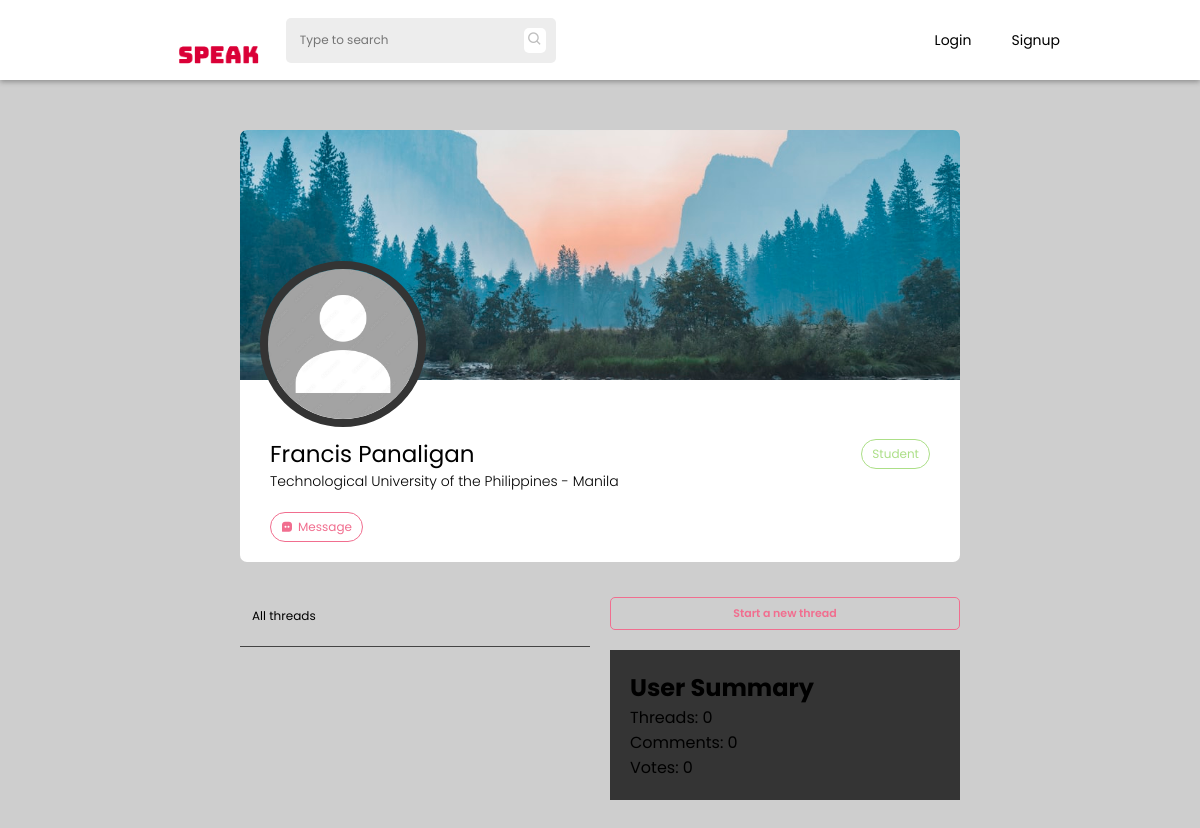
The app's page /profile.php?view=u627fe814b5bfd, older data.
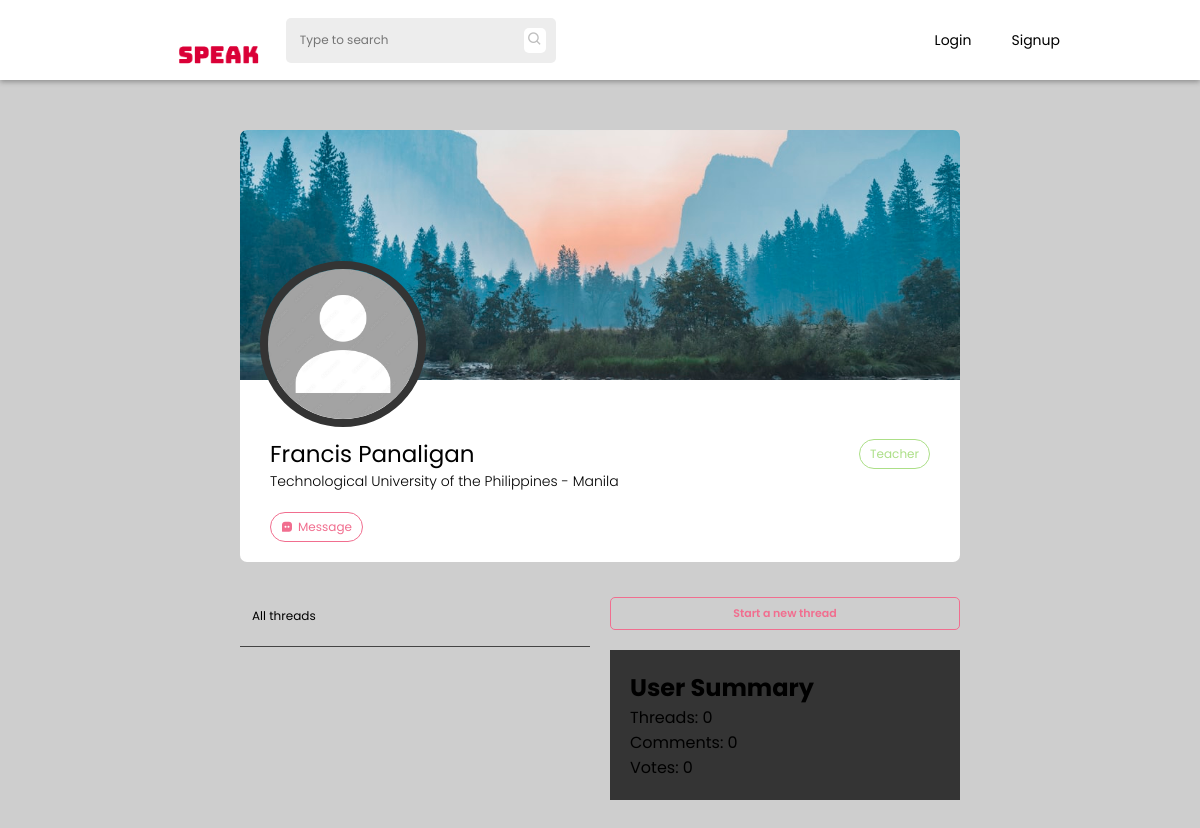
The same page, newer data.
### tables this page shows
CREATE TABLE `users` (
  `id` int(11) NOT NULL,
  `uid` varchar(255) NOT NULL,
  `firstname` varchar(255) NOT NULL,
  `lastname` varchar(255) NOT NULL,
  `email` varchar(255) NOT NULL,
  `password` varchar(255) NOT NULL,
  `avatar` varchar(255) NOT NULL DEFAULT 'assets/images/avatar/default.jpg',
  `cover` varchar(255) NOT NULL DEFAULT 'assets/images/avatar/default-cover.jpg',
  `birthdate` date NOT NULL,
  `privileged` tinyint(1) NOT NULL DEFAULT 0,
  `campus` varchar(100) NOT NULL DEFAULT 'Manila',
  `bio` text NOT NULL,
  `account_type` varchar(255) NOT NULL DEFAULT 'student',
  `restricted` tinyint(1) DEFAULT 0,
  `restricted_reason` varchar(255) DEFAULT NULL
);

### php-scripts/profile-scripts.php (called while the page is built, shortened)
<?php
    include('db.php');
    if(isset($_GET['view'])){
        $id = mysqli_real_escape_string($conn, $_GET['view']);
        $query = mysqli_query($conn, "SELECT * FROM users WHERE uid='$id'");
        $data = mysqli_fetch_array($query);
    }
?>

### profile.php (the view, shortened to what this page needs)
<?php
    include('php-scripts/profile-scripts.php');
?>
<!DOCTYPE html>
<html lang="en">
<head>
    <link rel="stylesheet" href="styles/default.css">
    <link rel="stylesheet" href="styles/navbar.css">
    <link rel="stylesheet" href="styles/profile.css">
    <link href='https://unpkg.com/boxicons@2.1.2/css/boxicons.min.css' rel='stylesheet'>
</head>
<body>
    <?php include('php-scripts/navbar.php'); ?>
    <section class="main">
        <div class="profile-container">
            <div>
                <div class="profile-details">
                    <div class="profile-images">
                        <img class="profile-cover" src="<?php echo $data['cover'] ?>" alt="">
                        <img class="profile-avatar" src="<?php echo $data['avatar'] ?>" alt="">
                    </div>
                    <div class="user-profile">
                        <div class="user-main">
                            <p class="profile-name"><?php echo $data['firstname'] . ' ' . $data['lastname'] ?></p>
                            <p class="profile-type"><?php echo ucfirst($data['account_type']) ?></p>
                        </div>
                        <p class="profile-campus">Technological University of the Philippines - <?php echo $data['campus'] ?></p>
                        <?php if ($_SESSION['uid'] !== $_GET['view']) {?>
                            <div class="message-user">
                                <i class='bx bxs-message-square-dots'></i>
                                <p>Message</p>
                            </div>
                        <?php } ?>
                    </div>
                </div>
            </div>
            <div id="profile-view">
                <div class="panel left">
                    <div class="panel-menu">
                        <button data-btn="all">All threads</button>
                    </div>
                </div>
                <div class="panel right">
                    <div class="create-btn" href="create.php">Start a new thread</div>
                    <div class="panel-detailed-view">
                        <h1>User Summary</h1>
                        <p>Threads: 0</p>
                        <p>Comments: 0</p>
                        <p>Votes: 0</p>
                    </div>
                </div>
            </div>
        </div>
    </section>
</body>
</html>

### php-scripts/navbar.php (shortened to what this page needs)
<nav>
    <div>
        <img class="speak-logo" src="assets/images/favicon.png" alt="Logo">
        <div class="search-bar">
            <input class="nav-search" type="text" placeholder="Type to search">
            <span class="search-icon"><i class='bx bx-search'></i></span>
        </div>
    </div>
    <div class="nav-buttons">
    <?php
        include('db.php');
        if(isset($_SESSION['uid'])){
            $query = mysqli_query($conn, "SELECT * FROM users WHERE uid='{$_SESSION['uid']}'");
            $result = mysqli_fetch_array($query);
        ?>
        <ul>
            <?php
            if($result['privileged'] == 1){ ?>
                <li class="nav-links"><a href="superuser.php" target="_blank">SuperUser</a></li>
            <?php } ?>
            <li class="nav-links"><a href="home.php">Home</a></li>
            <li class="nav-links" id="nav-messages">
                <a href="messages.php">Messages</a>
                <div class="notification-message"></div>
            </li>
            <div class="notification">
                <span>
                    <i class='bx bxs-bell'></i>
                </span>
                <div class="notification-indicator"></div>
                <div class="notification-dropdown">
                    <div class="notification-header">
                        <h1>Notifications</h1>
                        <i class='bx bx-list-check' id="read-all" title="Mark all as read"></i>
                    </div>
                    <div class="notification-list">
                    </div>
                </div>
            </div>
            <div class="dropdown">
                <img class="user-avatar" src="<?php echo $result['avatar'] ?>">
                <div class="dropdown-content">
                    <a href="profile.php?view=<?php echo $_SESSION['uid'] ?>">My profile</a>
                    <a href="settings.php">Account Settings</a>
                    <a href="logout.php">Logout</a>
                </div>
            </div>
        </ul>
    <?php } else { ?>
        <ul>
            <li class="nav-links"><a href="login.php">Login</a></li>
            <li class="nav-links"><a href="register.php">Signup</a></li>
        </ul>
    <?php } ?>
    </div>
</nav>

### styles/default.css (style rules this page uses)
* { padding: 0; margin: 0; transition: ease .3s; font-family: 'Poppins', sans-serif; color: black; }
:root { --primary: #da0037; --primary-dark: #ae002b; --secondary: #f16e8f; --student: #ACDF87; --gray: #444444; --gray-dark: #171717; --gray-light: #EDEDED; --gray-lighter: rgb(190, 190, 190); --card-bg: #ffffff; --card-secondary: rgb(172, 172, 172); --dark: #1A1A1B; --dark-secondary: #343434; --input-border: rgba(0,0,0,.3); --link-color: #2E88FE; --light: #fff; --light-color: #000; --dark-color: #fff; }
html,body { scroll-behavior: smooth; overflow: hidden; background: #cecece; height: 100vh; width: 100vw; }
.main { height: max-content; }
input, textarea { background: transparent; }
input[type=text], textarea { font-size: 12px; padding-left: 4px; }

### styles/navbar.css (style rules this page uses)
:root { --navbar-height: 80px; }
nav { height: var(--navbar-height); display: flex; align-items: center; background-color: var(--card-bg); justify-content: space-between; padding: 0 10%; position: fixed; top: 0; left: 0; width: -webkit-fill-available; width: -moz-available; z-index: 100; -webkit-box-shadow: 0px 2px 5px 0px rgba(0,0,0,0.3); -moz-box-shadow: 0px 2px 5px 0px rgba(0,0,0,0.3); box-shadow: 0px 2px 5px 0px rgba(0,0,0,0.3); }
nav div { display: flex; align-items: center; width: auto; }
.speak-logo { height: 70px; width: auto; }
.search-bar { display: flex; max-width: 250px; width: 300px; align-items: center; justify-content: space-between; background-color: var(--gray-light); padding: 10px 10px; border-radius: 5px; margin: 0 20px; }
.nav-search { border: none; width: 100%; }
.search-icon { background-color: var(--light); padding: 0 3px; border-radius: 5px; }
.search-icon i { color: var(--gray-lighter); }
.nav-buttons { height: 100%; position: relative; }
.nav-buttons ul { list-style: none; display: flex; height: -webkit-fill-available; height: -moz-available; align-items: center; }
.nav-links { position: relative; height: -webkit-fill-available; height: -moz-available; display: flex; flex-direction: column; justify-content: center; }
.nav-links a { text-decoration: none; margin: 0 20px; font-size: 14px; }

Row changes from the older to the newer data that the page shows:
changed users "Francis": account_type "Student" → "Teacher"
